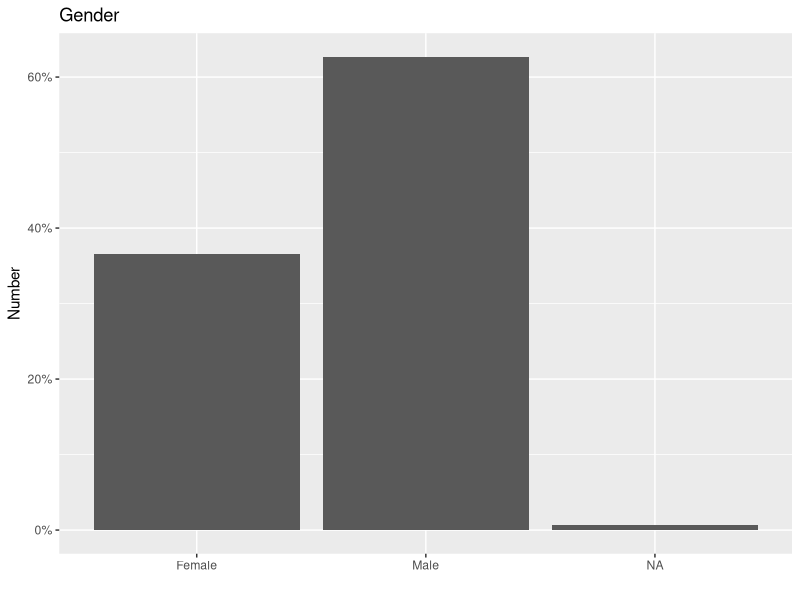
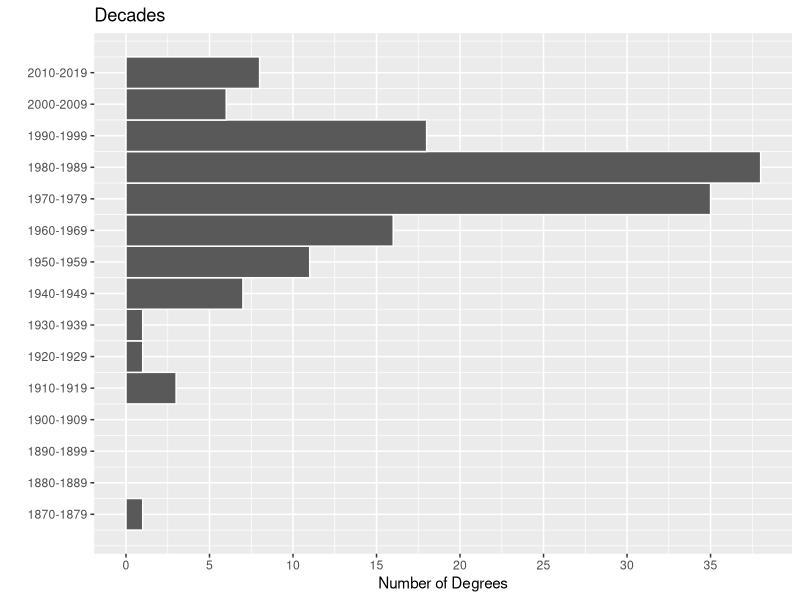
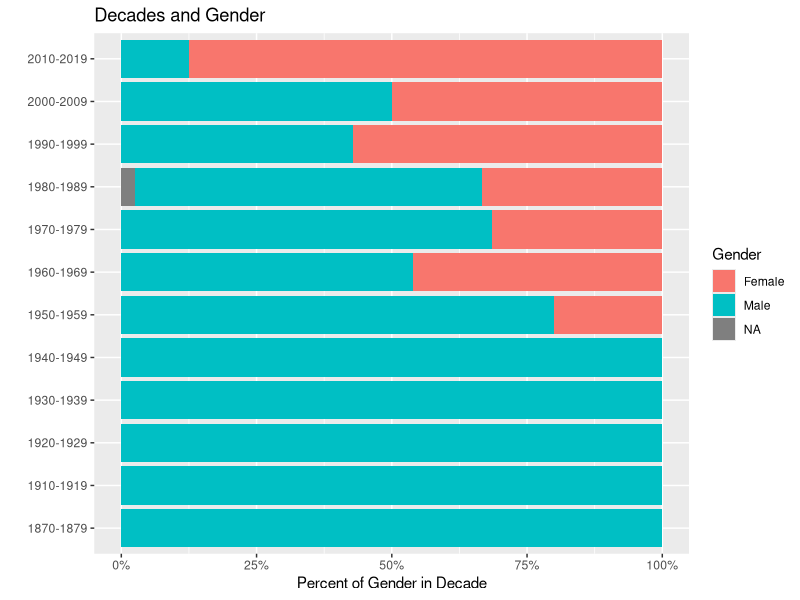
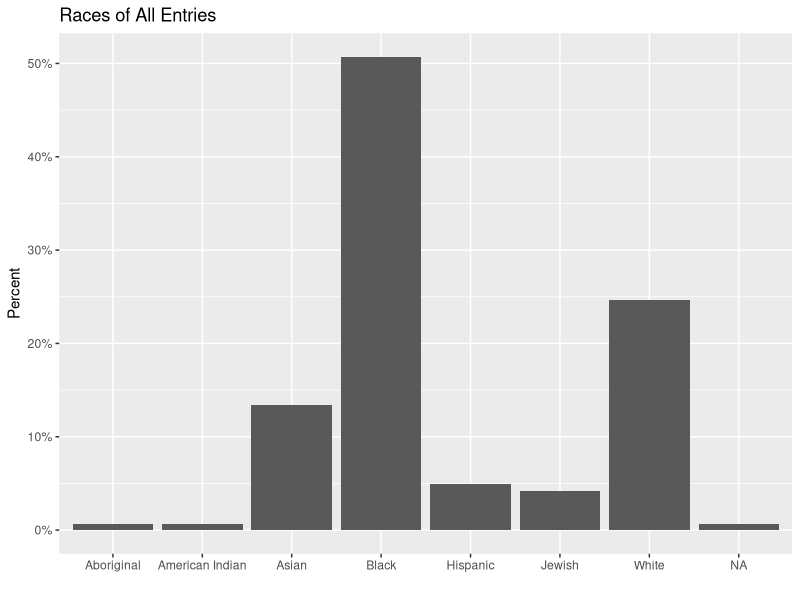
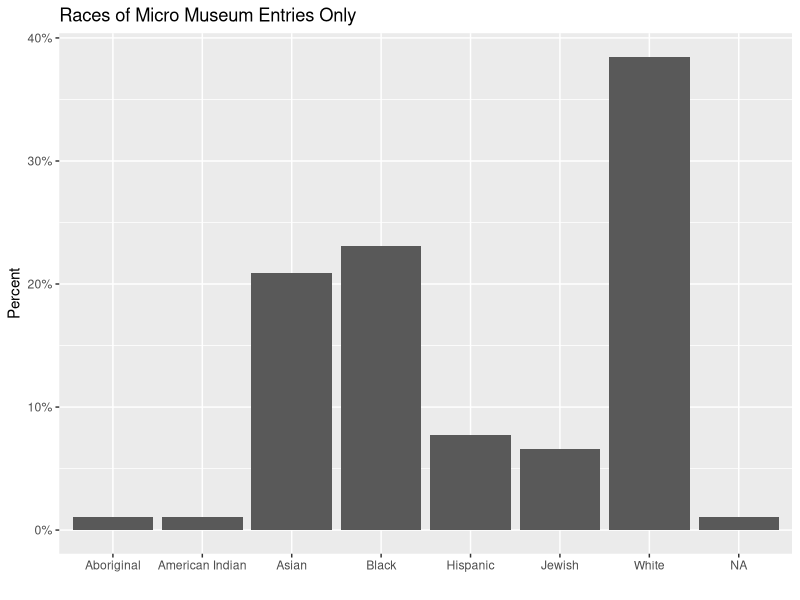
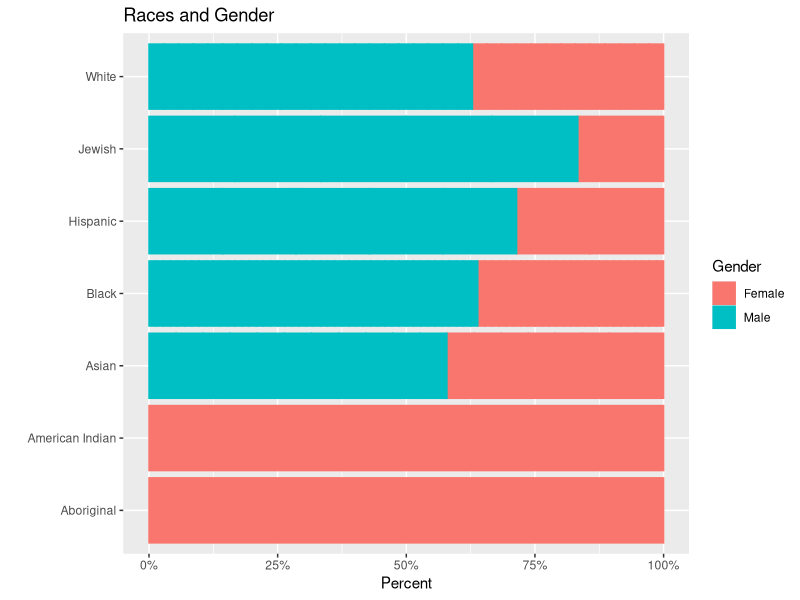
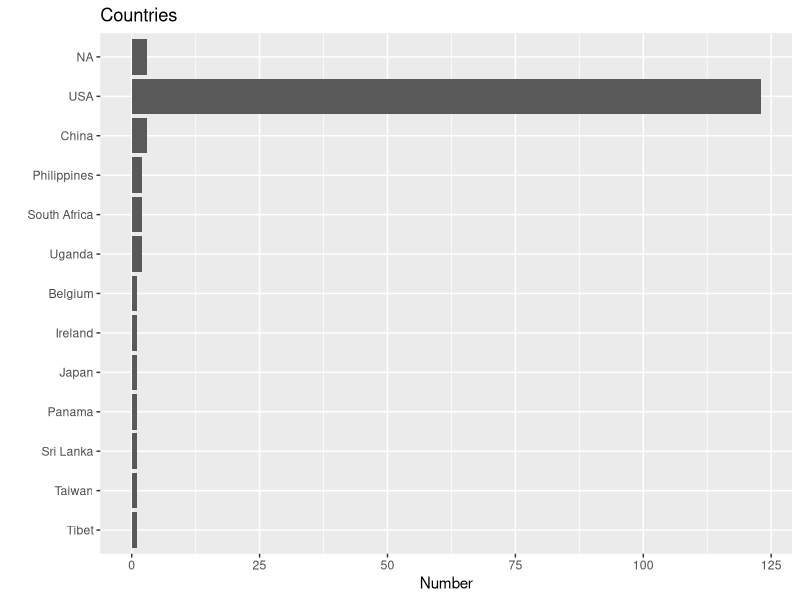
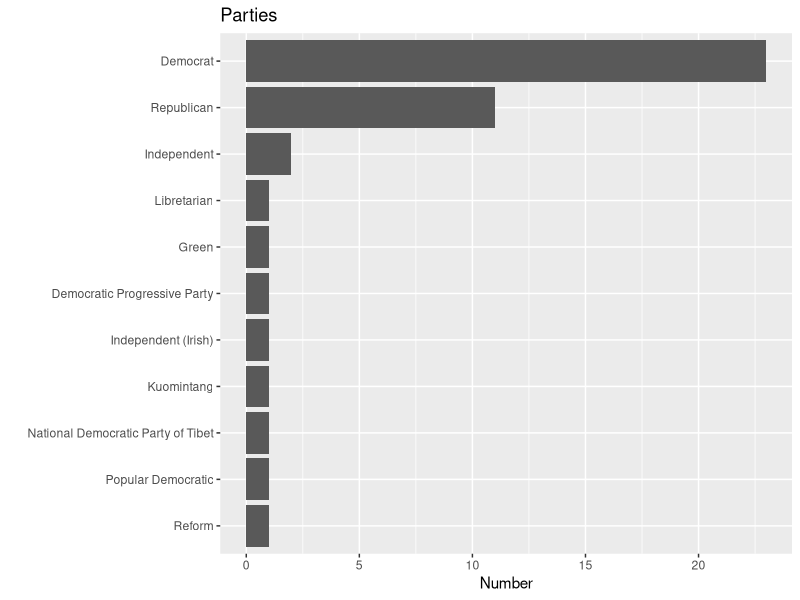

Write R code to recreate these figures, in order.
## ---- chunk 1
knitr::opts_chunk$set(echo = FALSE)
library(tidyverse)
## ---- chunk 2
x <- read_csv("phase1_airtable.csv", col_types = cols()) %>% 
  rename(name = `Name (Last, First)`, 
         degree = `HLS Degree(s)`,
         year = `Grad Date(s)`,
         category = `Position / Role`, 
         race = `Race`, 
         gender = `Gender`, 
         party = `Party`, 
         country = `Country`) %>% 
  select(name, degree, year, category, race, gender, party, country) %>% 
  drop_na(name)
## ---- chunk 3
x %>% 
  ggplot(aes(gender)) +
  geom_bar(aes(y = after_stat(count / sum(count)))) +
  scale_y_continuous(labels = scales::percent_format()) +
  labs(title = "Gender", 
       x = "",
       y = "Number") 
## ---- chunk 4
x %>% 
  separate_rows(year, sep = "\\s*/\\s*") %>% 
  mutate(year = str_replace_all(year, "[^0-9].*", "")) %>% 
  mutate(year = as.numeric(year)) %>% 
  ggplot(aes(y = year)) +
  geom_histogram(boundary = 1950, binwidth = 10, color = "white") +
  scale_y_continuous(breaks = seq(1875, 2015, 10),
                     labels = c("1870-1879", "1880-1889", "1890-1899", "1900-1909",
                                "1910-1919","1920-1929", "1930-1939", "1940-1949",
                                "1950-1959","1960-1969", "1970-1979", "1980-1989",
                                "1990-1999", "2000-2009", "2010-2019")) +
  scale_x_continuous(breaks = seq(0, 40, 5)) +
  labs(title = "Decades",
       x = "Number of Degrees",
       y = "")
## ---- chunk 5
x %>%
  separate_rows(year, sep = "\\s*/\\s*") %>%
    mutate(year = str_replace_all(year, "[^0-9].*", "")) %>% 
  mutate(year = as.numeric(year)) %>%
  drop_na(year) %>% 
  mutate(decade = case_when(year >= 2010 & year <= 2019 ~ "2010-2019",
                            year >= 2000 & year <= 2009 ~ "2000-2009",
                            year >= 1990 & year <= 1999 ~ "1990-1999",
                            year >= 1980 & year <= 1989 ~ "1980-1989",
                            year >= 1970 & year <= 1979 ~ "1970-1979",
                            year >= 1960 & year <= 1969 ~ "1960-1969",
                            year >= 1950 & year <= 1969 ~ "1950-1959",
                            year >= 1940 & year <= 1949 ~ "1940-1949",
                            year >= 1930 & year <= 1939 ~ "1930-1939",
                            year >= 1920 & year <= 1929 ~ "1920-1929",
                            year >= 1910 & year <= 1919 ~ "1910-1919",
                            year >= 1870 & year <= 1879 ~ "1870-1879")) %>% 
  group_by(decade) %>% 
  mutate(total_in_decade = n()) %>% 
  mutate(percent_of_decade = 1 / total_in_decade) %>% 
  ggplot(aes(y = decade, x = percent_of_decade,  fill = gender, color =)) +
  geom_col() +
  scale_x_continuous(labels = scales::percent_format()) +
  labs(title = "Decades and Gender", 
       x = "Percent of Gender in Decade", 
       y = "", 
       fill = "Gender", 
       color = "Gender")
  
## ---- chunk 6
x %>% 
  mutate(race = case_when(str_detect(race, "Jewish") == TRUE ~ "Jewish",
                          str_detect(race, "Aboriginal") == TRUE ~ "Aboriginal",
                          str_detect(race, "Black") == TRUE ~ "Black", 
                          str_detect(race, "White") == TRUE ~ "White",
                          str_detect(race, "Hispanic") == TRUE ~ "Hispanic",
                          str_detect(race, "Asian") == TRUE ~ "Asian",
                          str_detect(race, "American Indian") == TRUE ~ "American Indian")) %>%
  ggplot(aes(race)) +
  geom_bar(aes(y = after_stat(count / sum(count)))) +
  labs(title = "Races of All Entries",
       x = "",
       y = "Percent") +
  scale_y_continuous(labels = scales::percent_format())

x %>% 
  mutate(race = case_when(str_detect(race, "Jewish") == TRUE ~ "Jewish",
                          str_detect(race, "Aboriginal") == TRUE ~ "Aboriginal",
                          str_detect(race, "Black") == TRUE ~ "Black", 
                          str_detect(race, "White") == TRUE ~ "White",
                          str_detect(race, "Hispanic") == TRUE ~ "Hispanic",
                          str_detect(race, "Asian") == TRUE ~ "Asian",
                          str_detect(race, "American Indian") == TRUE ~ "American Indian")) %>% 
  slice(1:91) %>% 
  ggplot(aes(race)) +
  geom_bar(aes(y = after_stat(count / sum(count)))) +
  labs(title = "Races of Micro Museum Entries Only",
       x = "",
       y = "Percent") +
  scale_y_continuous(labels = scales::percent_format())
## ---- chunk 7
x %>% 
  drop_na(race) %>% 
  mutate(race = case_when(str_detect(race, "Jewish") == TRUE ~ "Jewish",
                          str_detect(race, "Aboriginal") == TRUE ~ "Aboriginal",
                          str_detect(race, "Black") == TRUE ~ "Black", 
                          str_detect(race, "White") == TRUE ~ "White",
                          str_detect(race, "Hispanic") == TRUE ~ "Hispanic",
                          str_detect(race, "Asian") == TRUE ~ "Asian",
                          str_detect(race, "American Indian") == TRUE ~ "American Indian")) %>% 
  group_by(race) %>% 
  mutate(total_in_race = n()) %>% 
  mutate(percent_of_race = 1 / total_in_race) %>% 
  mutate(test_sum = sum(percent_of_race)) %>% 
  ggplot(aes(x = percent_of_race, y = race, fill = gender, color = gender)) +
  geom_col() +
  scale_x_continuous(labels = scales::percent_format()) +
  labs(title = "Races and Gender", 
       x = "Percent", 
       y = "",
       fill = "Gender",
       color = "Gender")
## ---- chunk 8
x %>% 
  mutate(country = str_replace_all(country, ",.*", "")) %>% 
  ggplot(aes(y = fct_rev(fct_infreq(country)))) +
  geom_bar() +
  labs(title = "Countries", 
       x = "Number",
       y = "")
## ---- chunk 9
x %>% 
  separate_rows(party, sep = "\\s*,\\s*") %>% 
  mutate(party = str_replace_all(party, "Independent", "Independent (Irish)")) %>% 
  drop_na(party) %>% 
  ggplot(aes(y = party)) +
  geom_bar() +
  scale_y_discrete(limits = rev(c("D", "R", "I", "L", "Green", "Democratic Progressive Party",
                              "Independent (Irish)", "Kuomintang", "National Democratic Party of Tibet", 
                              "Popular Democratic", "Reform")),
                   labels = rev(c("Democrat", "Republican", "Independent", "Libretarian", 
                              "Green", "Democratic Progressive Party", "Independent (Irish)",
                              "Kuomintang", "National Democratic Party of Tibet", 
                              "Popular Democratic", "Reform"))) +
  labs(title = "Parties", 
       x = "Number", 
       y = "")
## ---- chunk 10
x %>% 
  separate_rows(party, sep = "\\s*,\\s*") %>% 
  drop_na(party) %>% 
  mutate(party = str_replace_all(party, "Independent", "Independent (Irish)")) %>%
  filter(party %in% c("D", "R", "I", "L")) %>% 
  group_by(party) %>% 
  mutate(total_in_party = n()) %>% 
  mutate(percent_of_party = 1 / total_in_party) %>% 
  ggplot(aes(percent_of_party, party, fill = gender, color = gender)) +
  geom_col() +
  scale_y_discrete(labels = c("Democrat", "Independent", "Libretarian", "Republican")) +
  scale_x_continuous(labels = scales::percent_format()) +
  labs(title = "Parties and Gender",
       x = "Percent", 
       y = "", 
       fill = "Gender",
       color = "Gender")
## ---- chunk 11
x %>% 
   mutate(race = case_when(str_detect(race, "Jewish") == TRUE ~ "Jewish",
                          str_detect(race, "Aboriginal") == TRUE ~ "Aboriginal",
                          str_detect(race, "Black") == TRUE ~ "Black", 
                          str_detect(race, "White") == TRUE ~ "White",
                          str_detect(race, "Hispanic") == TRUE ~ "Hispanic",
                          str_detect(race, "Asian") == TRUE ~ "Asian",
                          str_detect(race, "American Indian") == TRUE ~ "American Indian")) %>% 
  filter(race %in% c("Jewish", "Black", "White", "Hispanic", "Asian")) %>% 
  mutate(race = factor(race,
                       levels = c("Black", "Asian", "Hispanic", "Jewish", "White"))) %>% 
  separate_rows(party, sep = "\\s*,\\s*") %>% 
  drop_na(party) %>% 
  mutate(party = str_replace_all(party, "Independent", "Independent (Irish)")) %>%
  filter(party %in% c("D", "R", "I", "L")) %>% 
  group_by(party) %>% 
  mutate(total_in_party = n()) %>% 
  mutate(percent_of_party = 1 / total_in_party) %>% 
  ggplot(aes(percent_of_party, party, fill = race, color = race)) +
  geom_col() +
  scale_y_discrete(labels = c("Democrat", "Independent", "Libretarian", "Republican")) +
  scale_x_continuous(labels = scales::percent_format()) +
  scale_fill_manual(limits = c("Black", "Asian", "Hispanic", "Jewish", "White"),
                    values = c("black", "yellow2", "sienna", "steelblue3", "wheat")) +
  scale_color_manual(limits = c("Black", "Asian", "Hispanic", "Jewish", "White"),
                    values = c("black", "yellow2", "sienna", "steelblue3", "wheat")) +
  labs(title = "Parties and Race",
       x = "Percent", 
       y = "",
       fill = "Race",
       color = "Race")
## ---- chunk 12
x %>% 
  separate_rows(category, sep = ",") %>% 
  ggplot(aes(y = fct_rev(fct_infreq(category)))) +
  geom_bar() +
  labs(title = "Roles of All Entries", 
       x = "Number", 
       y = "")

x %>% 
  slice(1:91) %>% 
  separate_rows(category, sep = ",") %>% 
  ggplot(aes(y = fct_rev(fct_infreq(category)))) +
  geom_bar() +
  labs(title = "Roles of Micro Museum Only", 
       x = "Number", 
       y = "")

x %>% 
  separate_rows(category, sep = ",")
## ---- chunk 13
x %>% 
  separate_rows(category, sep = ",") %>% 
  group_by(category) %>% 
  mutate(total_in_category = n()) %>% 
  filter(total_in_category > 1) %>% 
  mutate(percent_of_category = 1 / total_in_category) %>% 
  ggplot(aes(percent_of_category, category, fill = gender, color = gender)) +
  geom_col() +
  scale_x_continuous(labels = scales::percent_format()) +
  labs(title = "Roles and Gender", 
       x = "Percent", 
       y = "", 
       fill = "Gender",
       color = "Gender")
## ---- chunk 14
x %>% 
  mutate(race = case_when(str_detect(race, "Jewish") == TRUE ~ "Jewish",
                          str_detect(race, "Aboriginal") == TRUE ~ "Aboriginal",
                          str_detect(race, "Black") == TRUE ~ "Black", 
                          str_detect(race, "White") == TRUE ~ "White",
                          str_detect(race, "Hispanic") == TRUE ~ "Hispanic",
                          str_detect(race, "Asian") == TRUE ~ "Asian",
                          str_detect(race, "American Indian") == TRUE ~ "American Indian")) %>% 
  filter(race %in% c("Jewish", "Black", "White", "Hispanic", "Asian")) %>% 
  mutate(race = factor(race,
                       levels = c("Black", "Asian", "Hispanic", "Jewish", "White"))) %>% 
  separate_rows(category, sep = ",") %>% 
  group_by(category) %>% 
  mutate(total_in_category = n()) %>% 
  filter(total_in_category > 1) %>% 
  mutate(percent_of_category = 1 / total_in_category) %>% 
  ggplot(aes(percent_of_category, category, fill = race, color = race)) +
  geom_col() +
  scale_x_continuous(labels = scales::percent_format()) +
  scale_fill_manual(limits = c("Black", "Asian", "Hispanic", "Jewish", "White"),
                    values = c("black", "yellow2", "sienna", "steelblue3", "wheat")) +
  scale_color_manual(limits = c("Black", "Asian", "Hispanic", "Jewish", "White"),
                    values = c("black", "yellow2", "sienna", "steelblue3", "wheat")) +
  labs(title = "Roles and Race", 
       x = "Percent", 
       y = "", 
       fill = "Race", 
       color = "Race")
## ---- chunk 15
x %>% 
  mutate(degree = str_replace_all(degree, ",", " & ")) %>% 
  ggplot(aes(y = fct_rev(fct_infreq(degree)))) +
  geom_bar() +
  labs(title = "Degrees", 
       x = "Number", 
       y = "")
## ---- chunk 16
x %>% 
   mutate(decade = case_when(year >= 2010 & year <= 2019 ~ "2010-2019",
                            year >= 2000 & year <= 2009 ~ "2000-2009",
                            year >= 1990 & year <= 1999 ~ "1990-1999",
                            year >= 1980 & year <= 1989 ~ "1980-1989",
                            year >= 1970 & year <= 1979 ~ "1970-1979",
                            year >= 1960 & year <= 1969 ~ "1960-1969",
                            year >= 1950 & year <= 1969 ~ "1950-1959",
                            year >= 1940 & year <= 1949 ~ "1940-1949",
                            year >= 1930 & year <= 1939 ~ "1930-1939",
                            year >= 1920 & year <= 1929 ~ "1920-1929",
                            year >= 1910 & year <= 1919 ~ "1910-1919",
                            year >= 1870 & year <= 1879 ~ "1870-1879")) %>% 
  group_by(degree) %>% 
  mutate(total_in_degree = n()) %>% 
  mutate(percent_of_degree = 1 / total_in_degree) %>% 
  filter(degree %in% c("J.D.", "LL.B.", "LL.M.")) %>% 
  ggplot(aes(percent_of_degree, degree, fill = decade, color = decade)) +
  geom_col() +
  scale_x_continuous(labels = scales::percent_format()) +
  labs(title = "Degrees and Decade", 
       x = "Percent",
       y = "", 
       fill = "Decade",
       color = "Decade")
